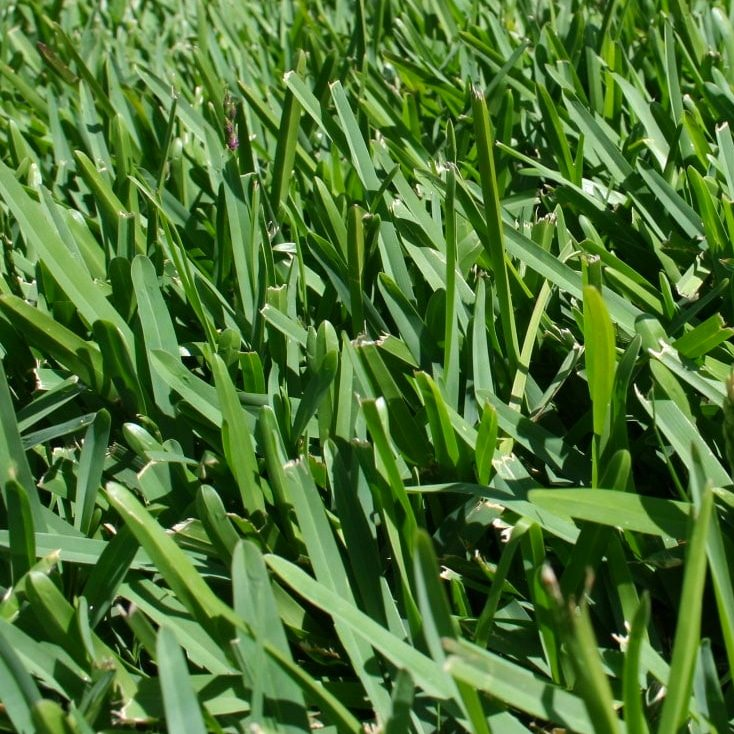
#> input picture grass-1/grass.png, 734 x 734 px
$ jupyter execute count-test.ipynb
#> lines starting #> are read from the running program, lines starting #| are printed output that depends on the picture; after the words box and inside, x2 and y2 are one past the last pixel; in counts of white or black regions, pixels touching at a corner belong together
[cell 1]
import cv2
import numpy as np
import os
import matplotlib.pyplot as plt

image_number = 1

def read_image(img_filename):
#> called with img_filename = 'grass.png'
    return cv2.cvtColor(cv2.imread(img_filename), cv2.COLOR_BGR2RGB)

def write_image(name, image_array):
    global image_number
    cv2.imwrite(f"{image_number}-{name}.png", cv2.cvtColor(image_array, cv2.COLOR_BGR2RGB))
    image_number +=1

def plot_image(title, img_bytes, subplot=None):
    return
    if not subplot:
        plt.figure(figsize=(10, 10))
        plt.title(title)
        if len(img_bytes.shape) == 2:
            plt.imshow(img_bytes, cmap='gray')
        else:
            plt.imshow(img_bytes)
    else:
        subplot.set_title(title)
        if len(img_bytes.shape) == 2:
            subplot.imshow(img_bytes, cmap='gray')
        else:
            subplot.imshow(img_bytes)

def plot_images(image_list):
    count = len(image_list)
    cols = 2
    rows = count//2 if count % 2 == 0 else count//2 + 1

    fig = plt.figure(figsize=(cols*10, rows*10))
    for index, (image_title, image_array) in enumerate(image_list):
        index += 1
        subplot = fig.add_subplot(rows,cols,index)
        plot_image(f"{index}-{image_title}", image_array, subplot=subplot)

[cell 2]
def contar_tallos_grama(directory):

    global image_number
    image_number = 1
    os.chdir(directory)
    image_filename = "grass.png"
    # read image
    image_rgb = read_image(image_filename)
    # plot_image("RGB Input", image_rgb)

    ## GRAYSCALE =============================================================
    image_grayscale = cv2.cvtColor(image_rgb, cv2.COLOR_RGB2GRAY)
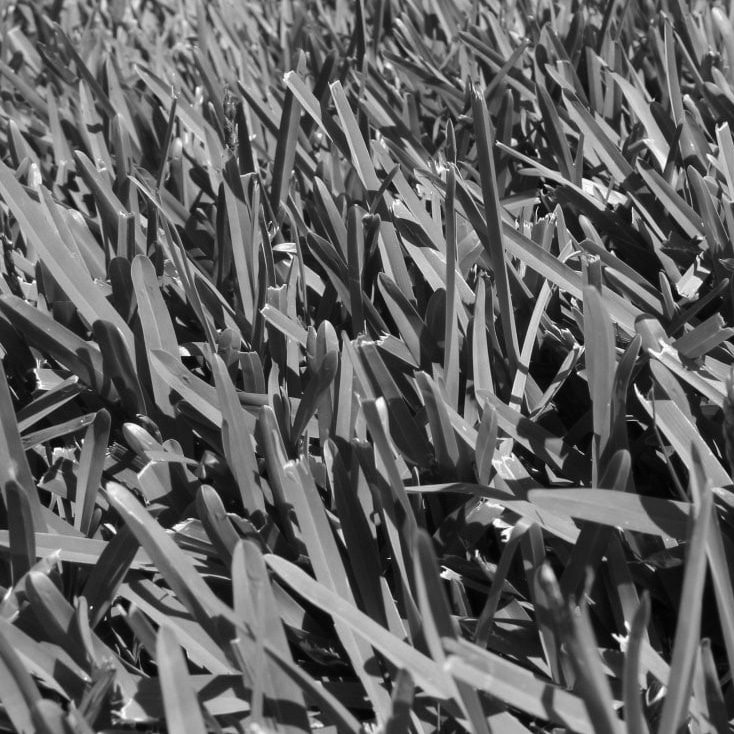
#> image_grayscale: shape (734, 734); min 1, max 254, mean 97.4
    write_image("grayscale", image_grayscale)
    # plot_image("grayscale", image_grayscale)

    ## BINARIZACION DE GRAYSCALE =============================================================
    image = image_grayscale
    lower_theshold  = int(image.mean())
#> lower_theshold = 97
    image = cv2.medianBlur(image, 3)
    image = cv2.threshold(image, lower_theshold, 255, cv2.THRESH_BINARY)[1]
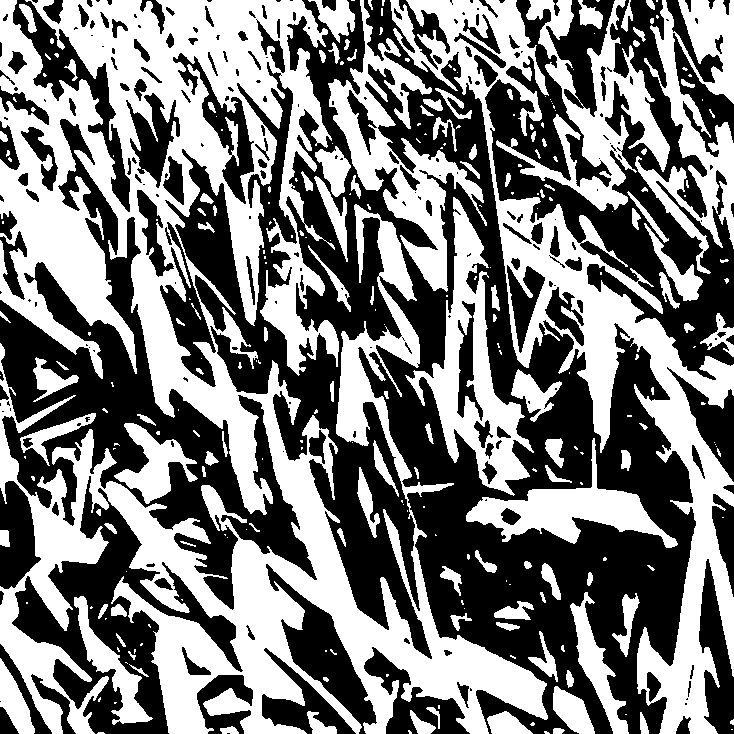
#> image: shape (734, 734); 48.3% white; 273 white regions (151 under 20 px), largest, box (x1, y1, x2, y2) and area: (0, 0, 548, 734) 140522, (390, 0, 734, 734) 39141, (328, 0, 487, 292) 11196
    image_binary = image
    write_image("binarizado", image_binary)
    plot_image(f"Binarizado limite={lower_theshold}", image_binary)

    ## DILATAR =============================================================
    image = image_binary
    kernel = cv2.getStructuringElement(cv2.MORPH_RECT, (5,5))
    image = cv2.dilate(image, kernel, iterations=1)
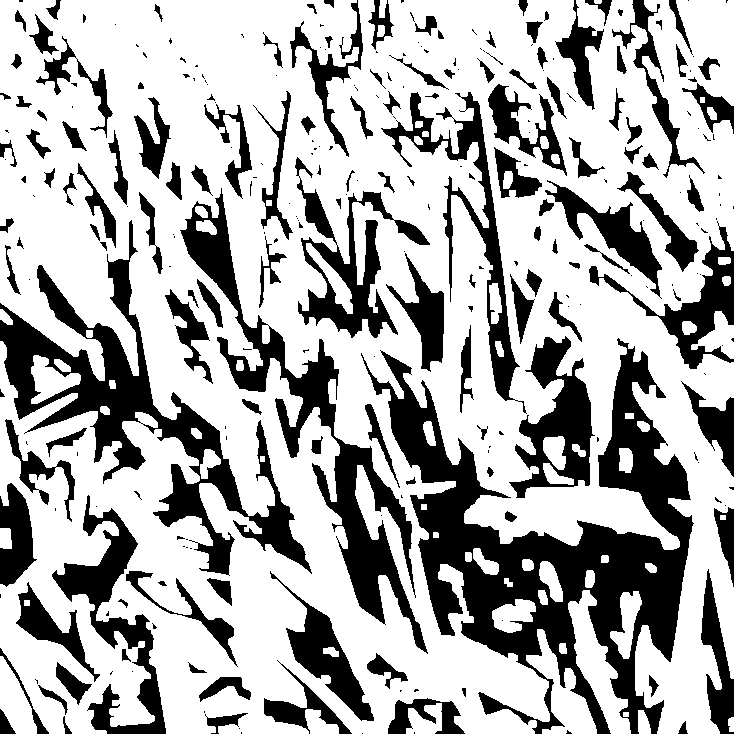
#> image: shape (734, 734); 68.4% white; 288 black regions (148 under 20 px), largest, box (x1, y1, x2, y2) and area: (361, 338, 694, 734) 41571, (0, 220, 312, 576) 21055, (180, 188, 428, 654) 15841
    image_dilate = image
    write_image("dilatado", image_dilate)
    plot_image(f"Dilatado", image_dilate)

    # GET DIFF =============================================================
    image = cv2.absdiff(image_dilate, image_binary)
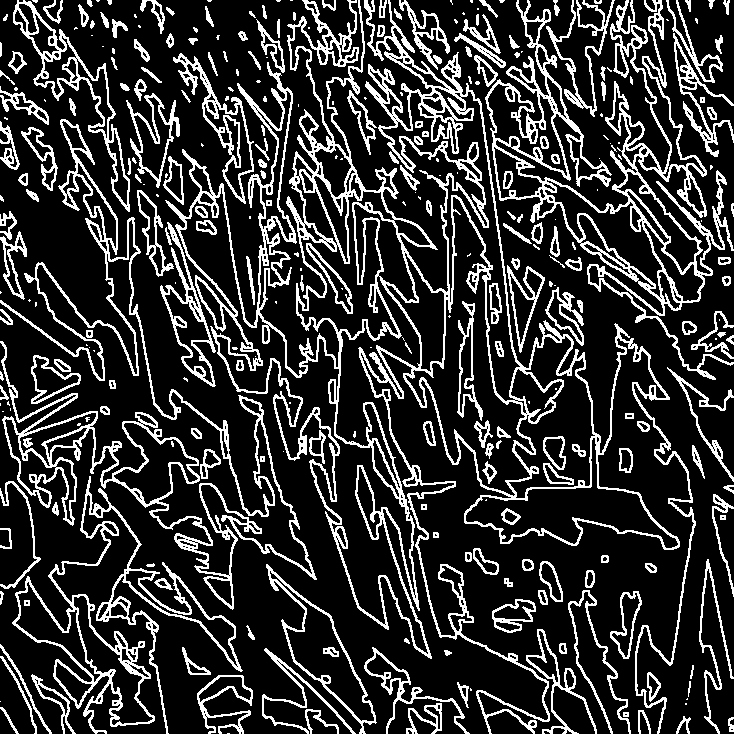
#> image: shape (734, 734); 20.2% white in thin lines or dots
    write_image("diff-dilatado-binarizado", image)
    plot_image(f"Borde blanco - area negra", image)

    # kernel = cv2.getStructuringElement(cv2.MORPH_RECT, (7,7))
    # image = cv2.dilate(image, kernel, iterations=1)
    image_diff = image
    # plot_image(f"Dilatado(Dilatado - Binarizado)", image_diff)

    ## GET EGDES =============================================================
    image_edges = 255 - image_diff
#> image_edges: shape (734, 734); 79.8% white; black in thin lines or dots
    write_image("bordes-en-negro", image_edges)
    plot_image(f"Bordes negro - area blanca", image_edges)

    ## DILATAR LOS BORDES NEGROS ======
    kernel = cv2.getStructuringElement(cv2.MORPH_RECT, (7,7))
    image_edges = cv2.erode(image_edges, kernel, iterations=1)
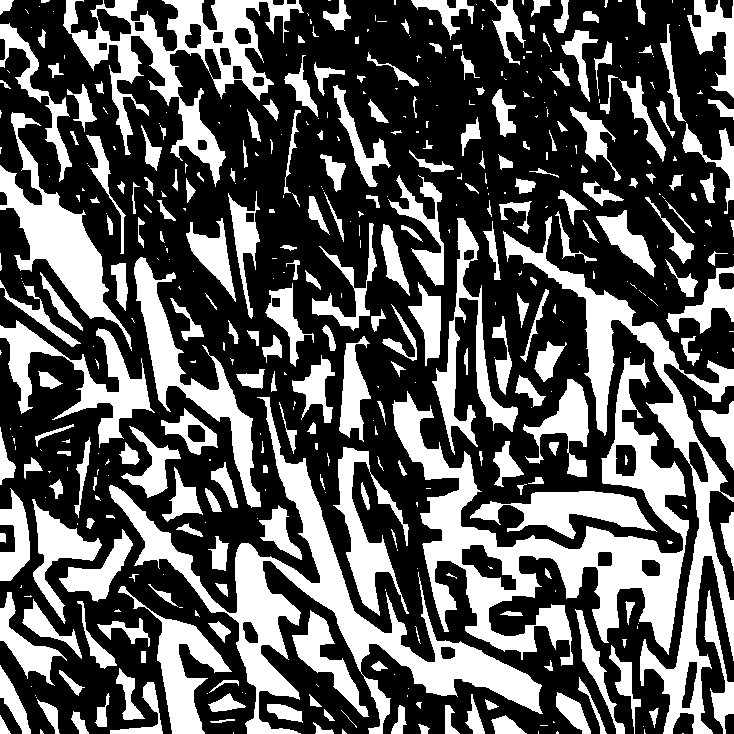
#> image_edges: shape (734, 734); 35.8% white; 473 white regions (227 under 20 px), largest, box (x1, y1, x2, y2) and area: (392, 357, 689, 666) 24524, (109, 397, 543, 734) 21343, (503, 216, 734, 734) 14888
    write_image("bordes-en-negro-dilatado", image_edges)
    plot_image(f"Bordes negro (erosion) - area blanca", image_edges)

    ## REMOVER AREAS QUE SEGURO NO SON GRAMA ====================================
    image_edges[image_binary == 0] = 0
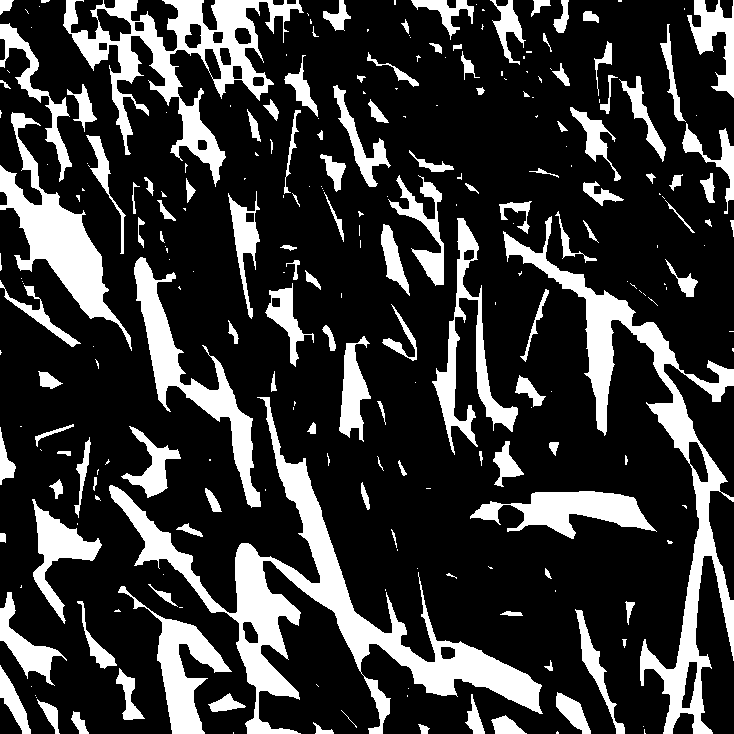
#> image_edges: shape (734, 734); 22% white; 254 white regions (126 under 20 px), largest, box (x1, y1, x2, y2) and area: (109, 397, 543, 734) 21343, (503, 216, 734, 734) 14888, (63, 0, 304, 187) 11678
    write_image("remover-areas-sin-grama", image_edges)
    plot_image(f"Remover areas sin grama", image_edges)


    ## CONTORNOS =============================================================
    image = image_edges
    contours = cv2.findContours(image.copy(), cv2.RETR_EXTERNAL, cv2.CHAIN_APPROX_NONE)[0]
#> contours = 254 contours, 141 with area under 20; largest, box (x1, y1, x2, y2) and area: (109, 397, 543, 734) 20476, (503, 216, 734, 734) 14637, (63, 0, 304, 187) 12796, (0, 112, 132, 351) 7218, (134, 257, 261, 508) 5864
    contours = [cnt for cnt in contours if cv2.contourArea(cnt) > 50]
#> contours = 89 contours; largest, box (x1, y1, x2, y2) and area: (109, 397, 543, 734) 20476, (503, 216, 734, 734) 14637, (63, 0, 304, 187) 12796, (0, 112, 132, 351) 7218, (134, 257, 261, 508) 5864
    image_contours = cv2.drawContours(image_rgb.copy(), contours, -1, (255, 0, 0), 2)
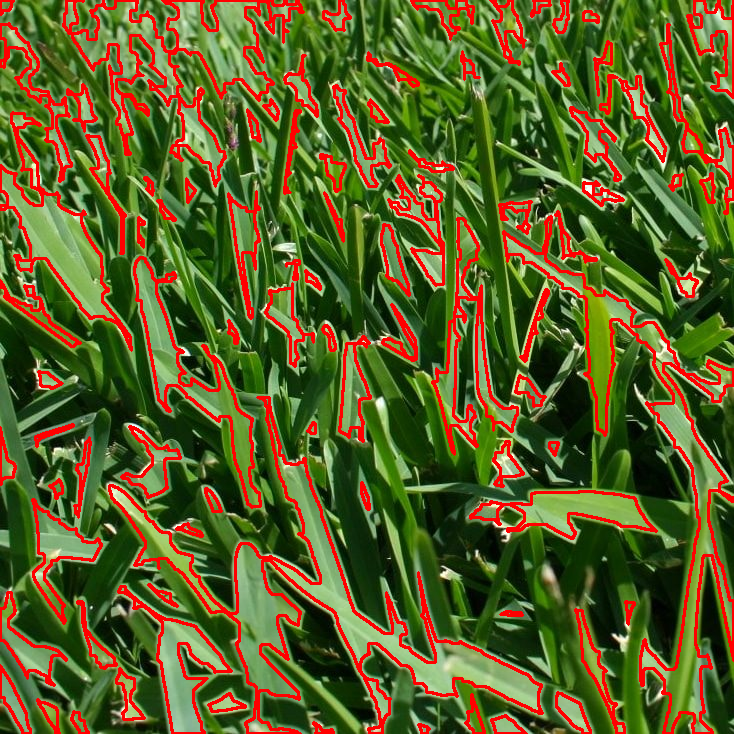
#> image_contours: shape (734, 734, 3); mean R, G, B 93.6, 93, 38.5
    write_image("contornos", image_contours)
    plot_image("Contornos encontrados", image_contours)

    return len(contours)

[cell 3]
for sample in range(1,6):
    os.chdir('/mnt/c/Users/charles/Desktop/courses/MAISE/007-vision-artificial/proyecto/')
    directory = f"samples/grass-{sample}"
    tallos = contar_tallos_grama(directory)
#> tallos = 89
    print(f"Tallos encontrados en grass-{sample}", tallos)
#| Tallos encontrados en grass-1 89

# grass-1 - 63  - 89
# grass-2 - 55  - 53
# grass-3 - 72  - 62
# grass-4 - 133 - 72
# grass-5 - 68  - 64
